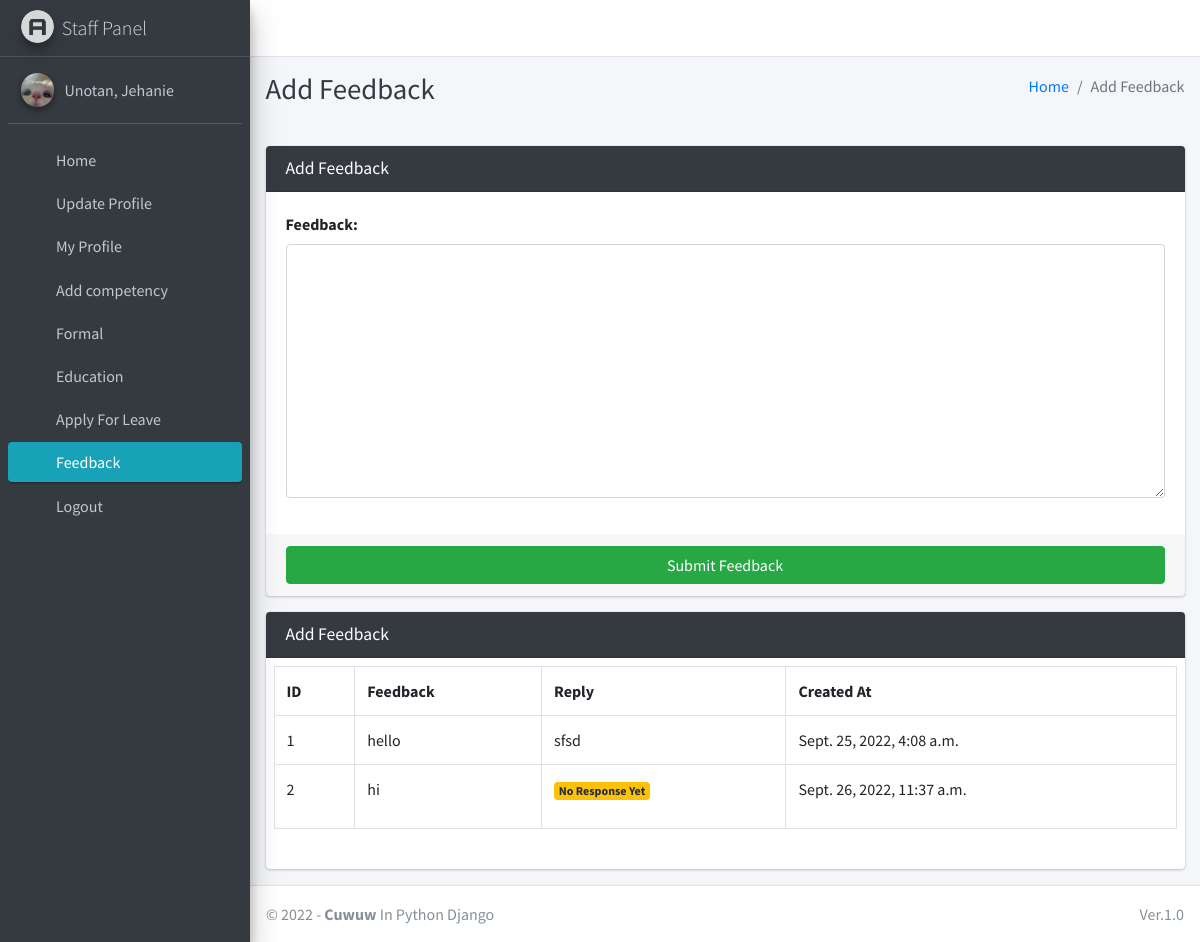
Screenshot of /staff/feedback/ (signed in) with the database file from the repository.
### main/models.py (models this page shows)
class CustomUser(AbstractUser):
    USER_TYPE = ((1, "HOD"), (2, "Staff"))
    GENDER = [("M", "Male"), ("F", "Female")]
    username = None  # Removed username, using email instead
    email = models.EmailField(unique=True)
    user_type = models.CharField(default=1, choices=USER_TYPE, max_length=1)
    gender = models.CharField(max_length=1, choices=GENDER)
    profile_pic = models.ImageField()
    address = models.CharField(max_length=60)
    fcm_token = models.TextField(default="")  # For firebase notifications
    created_at = models.DateTimeField(auto_now_add=True)
    updated_at = models.DateTimeField(auto_now=True)
    USERNAME_FIELD = "email"
    REQUIRED_FIELDS = []
    objects = CustomUserManager()
    def __str__(self):
        return self.last_name + ", " + self.first_name

class FeedbackStaff(models.Model):
    staff = models.ForeignKey(Staff, on_delete=models.CASCADE)
    feedback = models.TextField()
    reply = models.TextField()
    created_at = models.DateTimeField(auto_now_add=True)
    updated_at = models.DateTimeField(auto_now=True)

### main/staff_views.py (the view, shortened to what this page needs)
# urls.py: path("staff/feedback/", staff_views.staff_feedback, name='staff_feedback'),
def staff_feedback(request):
    form = FeedbackStaffForm(request.POST or None)
    staff = get_object_or_404(Staff, admin_id=request.user.id)
    context = {
        'form': form,
        'feedbacks': FeedbackStaff.objects.filter(staff=staff),
        'page_title': 'Add Feedback'
    }
    return render(request, "staff_template/staff_feedback.html", context)

### main/forms.py
class FeedbackStaffForm(FormSettings):
    def __init__(self, *args, **kwargs):
        super(FeedbackStaffForm, self).__init__(*args, **kwargs)
    class Meta:
        model = FeedbackStaff
        fields = ['feedback']

### main/templates/staff_template/staff_feedback.html
{% extends 'main/base.html' %}
{% load static %}
{% block page_title %}{{page_title}}{% endblock page_title %}
{% block content %}
<section class="content">
    <div class="container-fluid">
        <div class="row">
            <div class="col-md-12">
                <div class="card card-dark">
                    <div class="card-header">
                        <h3 class="card-title">{{page_title}}</h3>
                    </div>
                    {% include "main/form_template.html" with messages=messages  form=form button_text="Submit Feedback"%}
                </div>
<div class="card card-dark">
    <div class="card-header"><h3 class="card-title">{{page_title}}</h3>
    </div>
   <div class="table p-2">
       <table class="table table-bordered">
           <tr>
               <th>ID</th>
               <th>Feedback</th>
               <th>Reply</th>
            <th>Created At</th>
        </tr>
        {% for feedback in feedbacks %}
        <tr>
            <td>{{forloop.counter}}</td>
            <td>{{feedback.feedback}}</td>
              <td>
                  {% if feedback.reply == "" %}
                      <p class="badge badge-warning">No Response Yet</p>
                      {% else %}
                      {{feedback.reply}}
                  {% endif %}
              </td>
              <td>{{feedback.created_at}}</td>
            </tr>
            {% endfor %}
        </table>
    </div>
    </div>
            </div>
        </div>
    </div>
</section>
{% endblock content %}

### main/templates/main/sidebar_template.html (shortened to what this page needs)
{% load static %}
<aside class="main-sidebar sidebar-dark-info elevation-4">
    {% if request.user.user_type == '1' %}
    <a href="{% url 'admin_home' %}" class="brand-link">
        <img src="{% static 'dist/img/cmsl.png' %} " alt="AdminLTE Logo"
            class="brand-image img-circle elevation-3" >
        <span class="brand-text font-weight-light">Admin Panel</span>
    </a>
    <div class="sidebar">
        <div class="user-panel mt-3 pb-3 mb-3 d-flex">
            <div class="image">
                <img src="{{ request.user.profile_pic}}" class="img-circle elevation-2" alt="User Image">
            </div>
            <div class="info">
                <a href="#" class="d-block">{{user}}</a>
            </div>
        </div>
        <nav class="mt-2">
            <ul class="nav nav-pills nav-sidebar flex-column" data-widget="treeview" role="menu" data-accordion="false">
                <li class="nav-item">
                    {% url 'admin_home' as admin_home %}
                    <a href="{{admin_home}}" class="nav-link {% if admin_home == request.path %} active {% endif %}">
                        <i class="nav-icon fas fa-home"></i>
                        <p>
                            Home
                        </p>
                    </a>
                </li>
                <li class="nav-item">
                    {% url 'admin_view_profile' as admin_view_profile %}
                    <a href="{{admin_view_profile}}"
                        class="nav-link {% if admin_view_profile == request.path %} active {% endif %}">
                        <i class="nav-icon fas fa-address-card"></i>
                        <p>
                            Update Profile
                        </p>
                    </a>
                </li>
 <li class="nav-item has-treeview">
                    <a href="#" class="nav-link">
                        <i class="nav-icon fas fa-book"></i>
                        <p>
                            Staff
                            <i class="fas fa-angle-left right"></i>
                        </p>
                    </a>
                    <ul class="nav nav-treeview">
                         <li class="nav-item">
                    {% url 'add_staff' as add_staff %}
                    <a href="{{add_staff}}" class="nav-link {% if add_staff == request.path %} active {% endif %}">
                        <i class="nav-icon fas fa-user-plus"></i>
                        <p>
                            Add Staff
                        </p>
                    </a>
                </li>
                         <li class="nav-item">
                    {% url 'manage_staff' as manage_staff %}
                    {% url 'edit_staff' staff_id as edit_staff %}
                    <a href="{{manage_staff}}"
                        class="nav-link {% if manage_staff == request.path or request.path == edit_staff %} active {% endif %}">
                        <i class="nav-icon fas fa-th"></i>
                        <p>
                            Manage Staff
                        </p>
                    </a>
                </li>
                    </ul>
 <li class="nav-item">
                    {% url 'view_staff_competency_journal' as view_staff_competency_journal %}
                    <a href="{{view_staff_competency_journal}}"
                        class="nav-link {% if view_staff_competency_journal == request.path %} active {% endif %}">
                        <i class="nav-icon fas fa-address-card"></i>
                        <p>
                            Staff competency
                        </p>
                    </a>
                </li>
                <li class="nav-item">
                    {% url 'view_staff_leave' as view_staff_leave %}
                    <a href="{{view_staff_leave}}"
                        class="nav-link  {% if view_staff_leave == request.path %} active {% endif %}">
                        <i class="nav-icon fas fa-check-double"></i>
                        <p>
                            Staff Leave
                        </p>
                    </a>
                </li>
                  <li class="nav-item">
                                {% url 'staff_feedback_message' as staff_feedback_message %}
                                <a href="{{staff_feedback_message}}"
                                    class="nav-link {% if staff_feedback_message == request.path %} active {% endif %}">
                                    <i class="nav-icon fas fa-comment-alt"></i>
                                    <p>
                                        Feedback
                                    </p>
                                </a>
                            </li>
                {% elif request.user.user_type == '2' %}
                <a href="#" class="brand-link">
                    <img src="{% static 'dist/img/AdminLTELogo.png' %} " alt="AdminLTE Logo"
                        class="brand-image img-circle elevation-3" style="opacity: .8">
                    <span class="brand-text font-weight-light">Staff Panel</span>
                </a>
                <div class="sidebar">
                    <div class="user-panel mt-3 pb-3 mb-3 d-flex">
                        <div class="image">
                            <img src="{{ request.user.profile_pic}}" class="img-circle elevation-2" alt="User Image">
                        </div>
                        <div class="info">
                            <a href="#" class="d-block">{{ user}}</a>
                        </div>
                    </div>
                    <nav class="mt-2">
                        <ul class="nav nav-pills nav-sidebar flex-column" data-widget="treeview" role="menu"
                            data-accordion="false">
                            <li class="nav-item">
                                {% url 'staff_home' as staff_home %}
                                <a href="{{staff_home}}"
                                    class="nav-link {% if staff_home == request.path %} active {% endif %}">
                                    <i class="nav-icon fas fa-home"></i>
                                    <p>
                                        Home
                                    </p>
                                </a>
                            </li>
                            <li class="nav-item">
                                {% url 'staff_view_profile' as staff_view_profile %}
                                <a href="{{staff_view_profile}}"
                                    class="nav-link {% if staff_view_profile == request.path %} active {% endif %}">
                                    <i class="nav-icon fas fa-address-card"></i>
                                    <p>
                                        Update Profile
                                    </p>
                                </a>
                            </li>
                            <li class="nav-item">
                                {% url 'staff_profile' as staff_profile %}
                                <a href="{{staff_profile}}"
                                    class="nav-link {% if staff_profile == request.path %} active {% endif %}">
                                    <i class="nav-icon fas fa-address-card"></i>
                                    <p>
                                        My Profile
                                    </p>
                                </a>
                            </li>
                              <li class="nav-item">
                    {% url 'competency_journal' as competency_journal %}
                    <a href="{{competency_journal}}"
                        class="nav-link {% if admin_view_profile == request.path %} active {% endif %}">
                        <i class="nav-icon fas fa-address-card"></i>
                        <p>
                            Add competency
                        </p>
                    </a>
                </li>
                <li class="nav-item has-treeview">
                    <a href="#" class="nav-link">
                        <i class="nav-icon fas fa-book"></i>
                        <p>
                            Formal
                            <i class="fas fa-angle-left right"></i>
                        </p>
                    </a>
                </li>
                <li class="nav-item has-treeview">
                    <a href="#" class="nav-link">
                        <i class="nav-icon fas fa-book"></i>
                        <p>
                            Education
                            <i class="fas fa-angle-left right"></i>
                        </p>
                    </a>
                </li>
                            <li class="nav-item">
                                {% url 'staff_apply_leave' as staff_apply_leave %}
                                <a href="{{staff_apply_leave}}"
                                    class="nav-link {% if staff_apply_leave == request.path %} active {% endif %}">
                                    <i class="nav-icon fas fa-check"></i>
                                    <p>
                                        Apply For Leave
                                    </p>
                                </a>
                            </li>
                            <li class="nav-item">
                                {% url 'staff_feedback' as staff_feedback %}
                                <a href="{{staff_feedback}}"
                                    class="nav-link {% if staff_feedback == request.path %} active {% endif %}">
                                    <i class="nav-icon fas fa-comment-alt"></i>
                                    <p>
                                        Feedback
                                    </p>
                                </a>
                            </li>
                                        {% endif %}
                                        <li class="nav-item">
                                            <a href="{% url 'user_logout' %}"
                                                onclick="return confirm('Your session would be terminated.\n\nProceed?')"
                                                class="nav-link">
                                                <i class="nav-icon fas fa-power-off"></i>
                                                <p>
                                                    Logout
                                                </p>
                                            </a>
                                        </li>
                                    </ul>
                                </nav>
                            </div>
</aside>

### rows the page displays
CustomUser: user.profile_pic (picture), last_name+first_name "Unotan, Jehanie"
FeedbackStaff: feedback "hello", reply "sfsd", created_at "Sept. 25, 2022, 4:08 a.m."
FeedbackStaff: feedback "hi", reply "No Response Yet", created_at "Sept. 26, 2022, 11:37 a.m."

### other values shown
{{ page_title }} "Add Feedback"
{{ field.label_tag }} "Feedback:"
{{ button_text }} "Submit Feedback"
